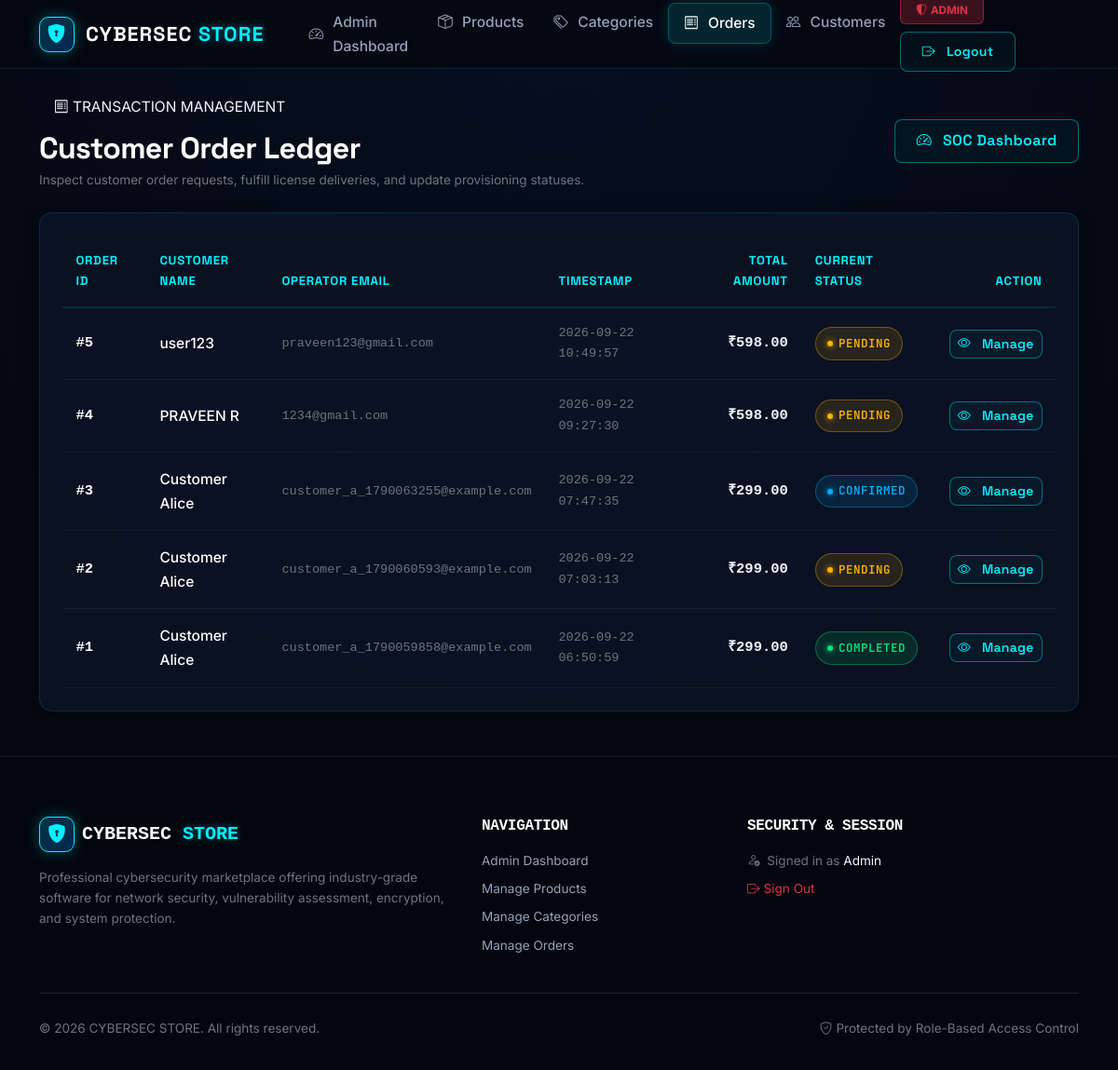
The app's page /admin/orders (signed in) with its own data.
### tables this page shows
CREATE TABLE orders (
            id           INTEGER PRIMARY KEY AUTOINCREMENT,
            user_id      INTEGER NOT NULL,
            total_amount REAL    NOT NULL,
            status       TEXT    DEFAULT 'Pending',
            order_date   TIMESTAMP DEFAULT CURRENT_TIMESTAMP,
            FOREIGN KEY (user_id) REFERENCES users(id)
        );

CREATE TABLE users (
            id         INTEGER PRIMARY KEY AUTOINCREMENT,
            name       TEXT    NOT NULL,
            email      TEXT    UNIQUE NOT NULL,
            password   TEXT    NOT NULL,
            role       TEXT    NOT NULL DEFAULT 'customer',
            created_at TIMESTAMP DEFAULT CURRENT_TIMESTAMP
        );

### admin.py (the view)
@admin_bp.route("/orders")
@admin_required
def orders():
    conn = get_db_connection()
    all_orders = conn.execute("""
        SELECT o.id, o.total_amount, o.status, o.order_date,
               u.name AS customer_name, u.email AS customer_email
        FROM orders o
        JOIN users u ON u.id = o.user_id
        ORDER BY o.order_date DESC
    """).fetchall()
    conn.close()
    return render_template(
        "admin/orders.html",
        orders=all_orders,
        statuses=ORDER_STATUSES,
    )

### app.py (called while the page is built)
@app.context_processor
def inject_current_user():
    return {"current_user": get_current_user()}

@app.after_request
def set_security_headers(response):
    response.headers['X-Content-Type-Options'] = 'nosniff'
    response.headers['X-Frame-Options'] = 'DENY'
    response.headers['Referrer-Policy'] = 'strict-origin-when-cross-origin'
    response.headers['Content-Security-Policy'] = (
        "default-src 'self'; "
        "script-src 'self' https://cdn.jsdelivr.net; "
        "style-src 'self' 'unsafe-inline' https://cdn.jsdelivr.net https://fonts.googleapis.com; "
        "font-src 'self' https://cdn.jsdelivr.net https://fonts.gstatic.com; "
        "img-src 'self' data:; "
        "connect-src 'self'; "
        "frame-ancestors 'none';"
    )
    return response

### auth.py (called while the page is built)
def admin_required(f):
    @wraps(f)
    def decorated_function(*args, **kwargs):
        if "user_id" not in session:
            flash("Please log in to access that page.", "warning")
            return redirect(url_for("auth.login", next=request.path))
        if session.get("role") != "admin":
            abort(403)
        return f(*args, **kwargs)
    return decorated_function

def get_current_user():
    if "user_id" not in session:
        return None
    conn = get_db_connection()
    user = conn.execute(
        "SELECT id, name, email, role FROM users WHERE id = ?",
        (session["user_id"],)
    ).fetchone()
    conn.close()
    return user

### cart.py (called while the page is built)
def _get_cart():
    if "cart" not in session:
        session["cart"] = {}
    return session["cart"]

def _cart_item_count():
    return sum(_get_cart().values())

@cart_bp.app_context_processor
def inject_cart_count():
    try:
        count = _cart_item_count()
    except Exception:
        count = 0
    return {"cart_item_count": count}

### database.py (called while the page is built)
def get_db_connection():
    conn = sqlite3.connect(DATABASE_PATH)
    conn.row_factory = sqlite3.Row          # Access columns by name
    conn.execute("PRAGMA foreign_keys = ON;")  # Enforce foreign key constraints
    return conn

### templates/admin/orders.html (shortened to what this page needs)
{% extends 'base.html' %}
{% block content %}
<div class="container py-4 position-relative z-2">
  <div class="d-flex flex-wrap justify-content-between align-items-center gap-3 mb-4">
    <div>
      <div class="hero-pill-badge mb-2 py-1 px-3">
        <i class="bi bi-receipt"></i>
        <span>TRANSACTION MANAGEMENT</span>
      </div>
      <h1 class="h2 fw-bold text-white mb-1">Customer Order Ledger</h1>
      <p class="text-secondary small mb-0">Inspect customer order requests, fulfill license deliveries, and update provisioning statuses.</p>
    </div>
    <a href="{{ url_for('admin.dashboard') }}" class="btn btn-outline-cs" id="ordersBackDash">
      <i class="bi bi-speedometer2 me-1"></i>SOC Dashboard
    </a>
  </div>
  {% if orders %}
  <div class="cs-glass-card p-3 p-md-4 mb-4">
    <div class="table-responsive">
      <table class="table align-middle mb-0" id="allOrdersTable">
        <thead>
          <tr>
            <th style="width: 90px;">Order ID</th>
            <th>Customer Name</th>
            <th>Operator Email</th>
            <th>Timestamp</th>
            <th class="text-end">Total Amount</th>
            <th>Current Status</th>
            <th style="width: 110px;" class="text-end">Action</th>
          </tr>
        </thead>
        <tbody>
          {% for o in orders %}
          <tr id="orderRow{{ o.id }}">
            <td class="font-monospace fw-bold text-white">#{{ o.id }}</td>
            <td class="text-white fw-medium">{{ o.customer_name }}</td>
            <td class="text-secondary font-monospace small">{{ o.customer_email }}</td>
            <td class="font-monospace text-secondary small">{{ o.order_date }}</td>
            <td class="text-end font-monospace text-cs-accent fw-bold">₹{{ "%.2f"|format(o.total_amount) }}</td>
            <td>
              <span class="badge-status badge-status-{{ o.status|lower }}">
                {{ o.status }}
              </span>
            </td>
            <td class="text-end">
              <a href="{{ url_for('admin.order_detail', order_id=o.id) }}"
                 class="btn btn-outline-cs btn-sm py-1 px-2" id="viewOrder{{ o.id }}" title="Inspect Order">
                <i class="bi bi-eye me-1"></i>Manage
              </a>
            </td>
          </tr>
          {% endfor %}
        </tbody>
      </table>
    </div>
  </div>
  {% else %}
  <div class="cs-glass-card p-5 text-center my-4">
    <div class="text-cs-accent fs-1 mb-3"><i class="bi bi-receipt"></i></div>
    <h3 class="text-white fw-bold">Order Ledger Empty</h3>
    <p class="text-secondary mb-0">No order records found in the store database.</p>
  </div>
  {% endif %}
</div>
{% endblock %}

### templates/base.html (shortened to what this page needs)
<!DOCTYPE html>
<html lang="en">
<head>
    <link
        rel="stylesheet"
        href="https://cdn.jsdelivr.net/npm/bootstrap@5.3.3/dist/css/bootstrap.min.css"
    />
    <link
        rel="stylesheet"
        href="https://cdn.jsdelivr.net/npm/bootstrap-icons@1.11.3/font/bootstrap-icons.min.css"
    />
    <link rel="stylesheet" href="{{ url_for('static', filename='css/style.css') }}" />
</head>
<body>
    <nav class="navbar navbar-expand-lg navbar-dark cs-navbar sticky-top" id="mainNavbar">
        <div class="container">
            <a class="navbar-brand cs-brand" href="{% if not current_user %}{{ url_for('index') }}{% elif current_user['role'] == 'admin' %}{{ url_for('admin.dashboard') }}{% else %}{{ url_for('dashboard') }}{% endif %}" id="brandLink">
                <span class="brand-icon"><i class="bi bi-shield-lock-fill"></i></span>
                <span class="brand-text">
                    CYBERSEC <span class="brand-accent">STORE</span>
                </span>
            </a>
            <div class="collapse navbar-collapse" id="navbarMain">
                <ul class="navbar-nav me-auto mb-2 mb-lg-0 ms-lg-3">
                    {% if not current_user %}
                        <li class="nav-item">
                            <a class="nav-link {% if request.endpoint == 'index' %}active{% endif %}"
                               href="{{ url_for('index') }}" id="navHome">
                                <i class="bi bi-house-door me-1"></i>Home
                            </a>
                        </li>
                        <li class="nav-item">
                            <a class="nav-link {% if request.endpoint == 'store.product_list' %}active{% endif %}"
                               href="{{ url_for('store.product_list') }}" id="navProducts">
                                <i class="bi bi-grid-fill me-1"></i>Products
                            </a>
                        </li>
                    {% elif current_user['role'] == 'admin' %}
                        <li class="nav-item">
                            <a class="nav-link {% if request.endpoint == 'admin.dashboard' %}active{% endif %}"
                               href="{{ url_for('admin.dashboard') }}" id="adminDashboard">
                                <i class="bi bi-speedometer2 me-1"></i>Admin Dashboard
                            </a>
                        </li>
                        <li class="nav-item">
                            <a class="nav-link {% if request.endpoint in ['admin.products', 'admin.product_add', 'admin.product_edit'] %}active{% endif %}"
                               href="{{ url_for('admin.products') }}" id="adminProducts">
                                <i class="bi bi-box-seam me-1"></i>Products
                            </a>
                        </li>
                        <li class="nav-item">
                            <a class="nav-link {% if request.endpoint in ['admin.categories', 'admin.category_add', 'admin.category_edit'] %}active{% endif %}"
                               href="{{ url_for('admin.categories') }}" id="adminCategories">
                                <i class="bi bi-tags me-1"></i>Categories
                            </a>
                        </li>
                        <li class="nav-item">
                            <a class="nav-link {% if request.endpoint in ['admin.orders', 'admin.order_detail'] %}active{% endif %}"
                               href="{{ url_for('admin.orders') }}" id="adminOrders">
                                <i class="bi bi-receipt me-1"></i>Orders
                            </a>
                        </li>
                        <li class="nav-item">
                            <a class="nav-link {% if request.endpoint in ['admin.customers', 'admin.customer_detail'] %}active{% endif %}"
                               href="{{ url_for('admin.customers') }}" id="adminCustomers">
                                <i class="bi bi-people me-1"></i>Customers
                            </a>
                        </li>
                    {% endif %}
                </ul>
                <div class="d-flex gap-2 align-items-center flex-wrap mt-3 mt-lg-0">
                    {% if current_user %}
                        {% if current_user['role'] == 'admin' %}
                            <span class="badge bg-danger bg-opacity-25 text-danger border border-danger border-opacity-50 px-3 py-2 me-1">
                                <i class="bi bi-shield-shaded me-1"></i>ADMIN
                            </span>
                        {% else %}
                            <span class="text-light fw-medium px-2 py-1 rounded d-inline-flex align-items-center" style="background: rgba(255,255,255,0.05);">
                                <i class="bi bi-person-circle me-1 text-cs-accent"></i>{{ current_user['name'] }}
                            </span>
                        {% endif %}
                        <a href="{{ url_for('auth.logout') }}" class="btn btn-outline-cs btn-sm" id="navLogout">
                            <i class="bi bi-box-arrow-right me-1"></i>Logout
                        </a>
                    {% endif %}
                </div>
            </div>
        </div>
    </nav>
    <main class="main-content">
        {% block content %}{% endblock %}
    </main>
    <footer class="cs-footer">
        <div class="container">
            <div class="row gy-4">
                <div class="col-lg-5 col-md-6">
                    <div class="d-flex align-items-center gap-2 mb-3">
                        <span class="brand-icon"><i class="bi bi-shield-lock-fill"></i></span>
                        <span class="fw-bold fs-5 font-monospace text-white">CYBERSEC <span class="brand-accent">STORE</span></span>
                    </div>
                    <p class="text-secondary small mb-3">
                        Professional cybersecurity marketplace offering industry-grade software for network security, vulnerability assessment, encryption, and system protection.
                    </p>
                </div>
                <div class="col-lg-3 col-md-3 col-6">
                    <h6 class="text-white text-uppercase font-monospace mb-3">Navigation</h6>
                    <ul class="list-unstyled small">
                        {% if not current_user %}
                            <li class="mb-2"><a href="{{ url_for('index') }}" class="text-decoration-none">Home</a></li>
                            <li class="mb-2"><a href="{{ url_for('store.product_list') }}" class="text-decoration-none">Security Tools</a></li>
                            <li class="mb-2"><a href="{{ url_for('auth.login') }}" class="text-decoration-none">Sign In</a></li>
                            <li class="mb-2"><a href="{{ url_for('auth.register') }}" class="text-decoration-none">Register</a></li>
                        {% elif current_user['role'] == 'admin' %}
                            <li class="mb-2"><a href="{{ url_for('admin.dashboard') }}" class="text-decoration-none">Admin Dashboard</a></li>
                            <li class="mb-2"><a href="{{ url_for('admin.products') }}" class="text-decoration-none">Manage Products</a></li>
                            <li class="mb-2"><a href="{{ url_for('admin.categories') }}" class="text-decoration-none">Manage Categories</a></li>
                            <li class="mb-2"><a href="{{ url_for('admin.orders') }}" class="text-decoration-none">Manage Orders</a></li>
                        {% endif %}
                    </ul>
                </div>
                <div class="col-lg-4 col-md-3 col-6">
                    <h6 class="text-white text-uppercase font-monospace mb-3">Security & Session</h6>
                    <ul class="list-unstyled small">
                        {% if current_user %}
                            <li class="mb-2 text-secondary">
                                <i class="bi bi-person-check text-cs-accent me-1"></i>
                                Signed in as <span class="text-light">{{ current_user['name'] }}</span>
                            </li>
                            <li class="mb-2"><a href="{{ url_for('auth.logout') }}" class="text-decoration-none text-danger"><i class="bi bi-box-arrow-right me-1"></i>Sign Out</a></li>
                        {% else %}
                            <li class="mb-2"><a href="{{ url_for('auth.login') }}" class="text-decoration-none">Sign In</a></li>
                            <li class="mb-2"><a href="{{ url_for('auth.register') }}" class="text-decoration-none">Create Account</a></li>
                        {% endif %}
                    </ul>
                </div>
            </div>
            <hr class="border-secondary opacity-25 my-4">
            <div class="row align-items-center">
                <div class="col-md-6 text-center text-md-start mb-2 mb-md-0">
                    <p class="text-secondary small mb-0">
                        &copy; 2026 CYBERSEC STORE. All rights reserved.
                    </p>
                </div>
                <div class="col-md-6 text-center text-md-end">
                    <span class="text-secondary small">
                        <i class="bi bi-shield-check text-cs-accent me-1"></i>Protected by Role-Based Access Control
                    </span>
                </div>
            </div>
        </div>
    </footer>
</body>
</html>

### records on screen
orders: id "5", customer_name "user123", customer_email "praveen123@gmail.com", order_date "2026-09-22 10:49:57", total_amount "598.00", status "PENDING"
orders: id "4", customer_name "PRAVEEN R", customer_email "1234@gmail.com", order_date "2026-09-22 09:27:30", total_amount "598.00", status "PENDING"
orders: id "3", customer_name "Customer Alice", customer_email "customer_a_1790063255@example.com", order_date "2026-09-22 07:47:35", total_amount "299.00", status "CONFIRMED"
orders: id "2", customer_name "Customer Alice", customer_email "customer_a_1790060593@example.com", order_date "2026-09-22 07:03:13", total_amount "299.00", status "PENDING"
orders: id "1", customer_name "Customer Alice", customer_email "customer_a_1790059858@example.com", order_date "2026-09-22 06:50:59", total_amount "299.00", status "COMPLETED"
users: name "Admin"
